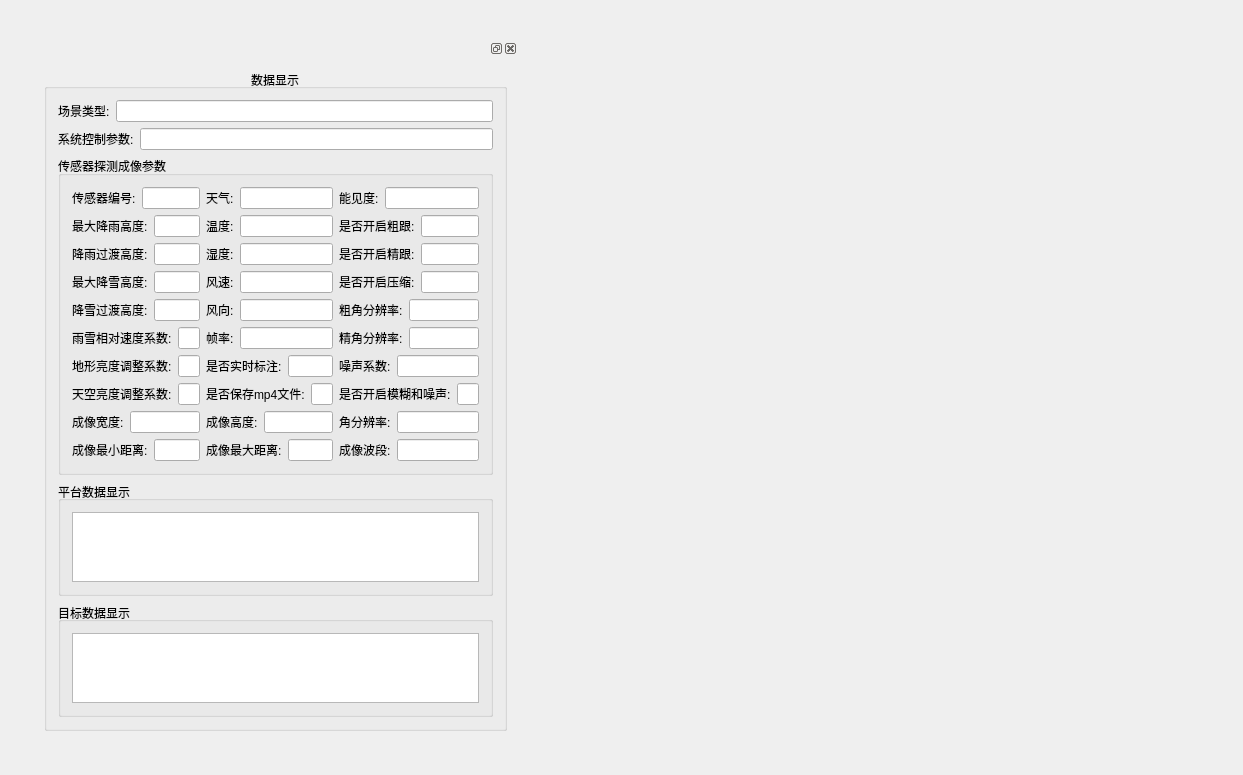
<?xml version="1.0" encoding="UTF-8"?>
<ui version="4.0">
 <class>HwaSim_IR_VideoDisplayClass</class>
 <widget class="QWidget" name="HwaSim_IR_VideoDisplayClass">
  <property name="geometry">
   <rect>
    <x>0</x>
    <y>0</y>
    <width>1243</width>
    <height>769</height>
   </rect>
  </property>
  <property name="windowTitle">
   <string>HwaSim_IR_VideoDisplay</string>
  </property>
  <property name="styleSheet">
   <string notr="true"/>
  </property>
  <layout class="QVBoxLayout" name="verticalLayout">
   <item>
    <widget class="QWidget" name="Wgt_videoDisplay" native="true">
     <layout class="QVBoxLayout" name="verticalLayout_2" stretch="1,25">
      <item>
       <widget class="QWidget" name="Wgt_title" native="true"/>
      </item>
      <item>
       <widget class="QWidget" name="Wgt_showVideo" native="true">
        <layout class="QHBoxLayout" name="horizontalLayout" stretch="2,5">
         <item>
          <widget class="QDockWidget" name="dockWidget_dataShow">
           <widget class="QWidget" name="dockWidgetContents">
            <layout class="QVBoxLayout" name="verticalLayout_3">
             <item>
              <widget class="QGroupBox" name="groupBox_dataShow">
               <property name="title">
                <string>数据显示</string>
               </property>
               <property name="alignment">
                <set>Qt::AlignCenter</set>
               </property>
               <layout class="QVBoxLayout" name="verticalLayout_4" stretch="1,1,4,1,3">
                <item>
                 <layout class="QHBoxLayout" name="horizontalLayout_2">
                  <item>
                   <widget class="QLabel" name="label">
                    <property name="sizePolicy">
                     <sizepolicy hsizetype="Preferred" vsizetype="Preferred">
                      <horstretch>0</horstretch>
                      <verstretch>0</verstretch>
                     </sizepolicy>
                    </property>
                    <property name="text">
                     <string>场景类型:</string>
                    </property>
                   </widget>
                  </item>
                  <item>
                   <widget class="QLineEdit" name="lineEdit_sceneType">
                    <property name="readOnly">
                     <bool>true</bool>
                    </property>
                   </widget>
                  </item>
                 </layout>
                </item>
                <item>
                 <layout class="QHBoxLayout" name="horizontalLayout_13">
                  <item>
                   <widget class="QLabel" name="label_8">
                    <property name="text">
                     <string>系统控制参数:</string>
                    </property>
                   </widget>
                  </item>
                  <item>
                   <widget class="QLineEdit" name="lineEdit_controlType">
                    <property name="readOnly">
                     <bool>true</bool>
                    </property>
                   </widget>
                  </item>
                 </layout>
                </item>
                <item>
                 <widget class="QGroupBox" name="groupBox_4">
                  <property name="title">
                   <string>传感器探测成像参数</string>
                  </property>
                  <layout class="QGridLayout" name="gridLayout_3">
                   <item row="5" column="2">
                    <layout class="QHBoxLayout" name="horizontalLayout_16">
                     <item>
                      <widget class="QLabel" name="label_15">
                       <property name="text">
                        <string>帧率:</string>
                       </property>
                      </widget>
                     </item>
                     <item>
                      <widget class="QLineEdit" name="lineEdit_videoFps"/>
                     </item>
                    </layout>
                   </item>
                   <item row="1" column="2">
                    <layout class="QHBoxLayout" name="horizontalLayout_7">
                     <item>
                      <widget class="QLabel" name="label_6">
                       <property name="text">
                        <string>温度:</string>
                       </property>
                      </widget>
                     </item>
                     <item>
                      <widget class="QLineEdit" name="lineEdit_envTemp"/>
                     </item>
                    </layout>
                   </item>
                   <item row="7" column="1">
                    <layout class="QHBoxLayout" name="horizontalLayout_12">
                     <item>
                      <widget class="QLabel" name="label_12">
                       <property name="text">
                        <string>天空亮度调整系数:</string>
                       </property>
                      </widget>
                     </item>
                     <item>
                      <widget class="QLineEdit" name="lineEdit_envRadScaleSky"/>
                     </item>
                    </layout>
                   </item>
                   <item row="4" column="3">
                    <layout class="QHBoxLayout" name="horizontalLayout_22">
                     <item>
                      <widget class="QLabel" name="label_21">
                       <property name="text">
                        <string>粗角分辨率:</string>
                       </property>
                      </widget>
                     </item>
                     <item>
                      <widget class="QLineEdit" name="lineEdit_coarseTrackResolution"/>
                     </item>
                    </layout>
                   </item>
                   <item row="9" column="1">
                    <layout class="QHBoxLayout" name="horizontalLayout_28">
                     <item>
                      <widget class="QLabel" name="label_27">
                       <property name="text">
                        <string>成像宽度:</string>
                       </property>
                      </widget>
                     </item>
                     <item>
                      <widget class="QLineEdit" name="lineEdit_trackerSensorWidth"/>
                     </item>
                    </layout>
                   </item>
                   <item row="3" column="2">
                    <layout class="QHBoxLayout" name="horizontalLayout_18">
                     <item>
                      <widget class="QLabel" name="label_17">
                       <property name="text">
                        <string>风速:</string>
                       </property>
                      </widget>
                     </item>
                     <item>
                      <widget class="QLineEdit" name="lineEdit_envWindV"/>
                     </item>
                    </layout>
                   </item>
                   <item row="10" column="1">
                    <layout class="QHBoxLayout" name="horizontalLayout_31">
                     <item>
                      <widget class="QLabel" name="label_30">
                       <property name="text">
                        <string>成像最小距离:</string>
                       </property>
                      </widget>
                     </item>
                     <item>
                      <widget class="QLineEdit" name="lineEdit_trackerSensorViewMin"/>
                     </item>
                    </layout>
                   </item>
                   <item row="7" column="2">
                    <layout class="QHBoxLayout" name="horizontalLayout_27">
                     <item>
                      <widget class="QLabel" name="label_26">
                       <property name="text">
                        <string>是否保存mp4文件:</string>
                       </property>
                      </widget>
                     </item>
                     <item>
                      <widget class="QLineEdit" name="lineEdit_saveMP4En"/>
                     </item>
                    </layout>
                   </item>
                   <item row="5" column="1">
                    <layout class="QHBoxLayout" name="horizontalLayout_9">
                     <item>
                      <widget class="QLabel" name="label_9">
                       <property name="text">
                        <string>雨雪相对速度系数:</string>
                       </property>
                      </widget>
                     </item>
                     <item>
                      <widget class="QLineEdit" name="lineEdit_envRainSnowSpeedScale"/>
                     </item>
                    </layout>
                   </item>
                   <item row="2" column="3">
                    <layout class="QHBoxLayout" name="horizontalLayout_20">
                     <item>
                      <widget class="QLabel" name="label_19">
                       <property name="text">
                        <string>是否开启精跟:</string>
                       </property>
                      </widget>
                     </item>
                     <item>
                      <widget class="QLineEdit" name="lineEdit_preciseTrackEn"/>
                     </item>
                    </layout>
                   </item>
                   <item row="1" column="3">
                    <layout class="QHBoxLayout" name="horizontalLayout_19">
                     <item>
                      <widget class="QLabel" name="label_18">
                       <property name="text">
                        <string>是否开启粗跟:</string>
                       </property>
                      </widget>
                     </item>
                     <item>
                      <widget class="QLineEdit" name="lineEdit_coarseTrackEn"/>
                     </item>
                    </layout>
                   </item>
                   <item row="3" column="3">
                    <layout class="QHBoxLayout" name="horizontalLayout_21">
                     <item>
                      <widget class="QLabel" name="label_20">
                       <property name="text">
                        <string>是否开启压缩:</string>
                       </property>
                      </widget>
                     </item>
                     <item>
                      <widget class="QLineEdit" name="lineEdit_h264En"/>
                     </item>
                    </layout>
                   </item>
                   <item row="4" column="2">
                    <layout class="QHBoxLayout" name="horizontalLayout_17">
                     <item>
                      <widget class="QLabel" name="label_16">
                       <property name="text">
                        <string>风向:</string>
                       </property>
                      </widget>
                     </item>
                     <item>
                      <widget class="QLineEdit" name="lineEdit_envWindDir"/>
                     </item>
                    </layout>
                   </item>
                   <item row="2" column="2">
                    <layout class="QHBoxLayout" name="horizontalLayout_11">
                     <item>
                      <widget class="QLabel" name="label_11">
                       <property name="text">
                        <string>湿度:</string>
                       </property>
                      </widget>
                     </item>
                     <item>
                      <widget class="QLineEdit" name="lineEdit_envHumidity"/>
                     </item>
                    </layout>
                   </item>
                   <item row="10" column="2">
                    <layout class="QHBoxLayout" name="horizontalLayout_32">
                     <item>
                      <widget class="QLabel" name="label_31">
                       <property name="text">
                        <string>成像最大距离:</string>
                       </property>
                      </widget>
                     </item>
                     <item>
                      <widget class="QLineEdit" name="lineEdit_trackerSensorViewMax"/>
                     </item>
                    </layout>
                   </item>
                   <item row="6" column="1">
                    <layout class="QHBoxLayout" name="horizontalLayout_10">
                     <item>
                      <widget class="QLabel" name="label_10">
                       <property name="text">
                        <string>地形亮度调整系数:</string>
                       </property>
                      </widget>
                     </item>
                     <item>
                      <widget class="QLineEdit" name="lineEdit_envRadScaleTerrain"/>
                     </item>
                    </layout>
                   </item>
                   <item row="9" column="2">
                    <layout class="QHBoxLayout" name="horizontalLayout_29">
                     <item>
                      <widget class="QLabel" name="label_28">
                       <property name="text">
                        <string>成像高度:</string>
                       </property>
                      </widget>
                     </item>
                     <item>
                      <widget class="QLineEdit" name="lineEdit_trackerSensorHeight"/>
                     </item>
                    </layout>
                   </item>
                   <item row="0" column="2">
                    <layout class="QHBoxLayout" name="horizontalLayout_8">
                     <item>
                      <widget class="QLabel" name="label_7">
                       <property name="text">
                        <string>天气:</string>
                       </property>
                      </widget>
                     </item>
                     <item>
                      <widget class="QLineEdit" name="lineEdit_envSky"/>
                     </item>
                    </layout>
                   </item>
                   <item row="0" column="1">
                    <layout class="QHBoxLayout" name="horizontalLayout_14">
                     <item>
                      <widget class="QLabel" name="label_13">
                       <property name="text">
                        <string>传感器编号:</string>
                       </property>
                      </widget>
                     </item>
                     <item>
                      <widget class="QLineEdit" name="lineEdit_sensorIndex"/>
                     </item>
                    </layout>
                   </item>
                   <item row="5" column="3">
                    <layout class="QHBoxLayout" name="horizontalLayout_23">
                     <item>
                      <widget class="QLabel" name="label_22">
                       <property name="text">
                        <string>精角分辨率:</string>
                       </property>
                      </widget>
                     </item>
                     <item>
                      <widget class="QLineEdit" name="lineEdit_preciseTrackResolution"/>
                     </item>
                    </layout>
                   </item>
                   <item row="0" column="3">
                    <layout class="QHBoxLayout" name="horizontalLayout_15">
                     <item>
                      <widget class="QLabel" name="label_14">
                       <property name="text">
                        <string>能见度:</string>
                       </property>
                      </widget>
                     </item>
                     <item>
                      <widget class="QLineEdit" name="lineEdit_envVisibility"/>
                     </item>
                    </layout>
                   </item>
                   <item row="1" column="1">
                    <layout class="QHBoxLayout" name="horizontalLayout_3">
                     <item>
                      <widget class="QLabel" name="label_2">
                       <property name="text">
                        <string>最大降雨高度:</string>
                       </property>
                      </widget>
                     </item>
                     <item>
                      <widget class="QLineEdit" name="lineEdit_envMaxHeightRain"/>
                     </item>
                    </layout>
                   </item>
                   <item row="3" column="1">
                    <layout class="QHBoxLayout" name="horizontalLayout_5">
                     <item>
                      <widget class="QLabel" name="label_4">
                       <property name="text">
                        <string>最大降雪高度:</string>
                       </property>
                      </widget>
                     </item>
                     <item>
                      <widget class="QLineEdit" name="lineEdit_envMaxHeightSnow"/>
                     </item>
                    </layout>
                   </item>
                   <item row="6" column="2">
                    <layout class="QHBoxLayout" name="horizontalLayout_26">
                     <item>
                      <widget class="QLabel" name="label_25">
                       <property name="text">
                        <string>是否实时标注:</string>
                       </property>
                      </widget>
                     </item>
                     <item>
                      <widget class="QLineEdit" name="lineEdit_realtimeAnnotation"/>
                     </item>
                    </layout>
                   </item>
                   <item row="4" column="1">
                    <layout class="QHBoxLayout" name="horizontalLayout_6">
                     <item>
                      <widget class="QLabel" name="label_5">
                       <property name="text">
                        <string>降雪过渡高度:</string>
                       </property>
                      </widget>
                     </item>
                     <item>
                      <widget class="QLineEdit" name="lineEdit_envTransHeightSnow"/>
                     </item>
                    </layout>
                   </item>
                   <item row="2" column="1">
                    <layout class="QHBoxLayout" name="horizontalLayout_4">
                     <item>
                      <widget class="QLabel" name="label_">
                       <property name="text">
                        <string>降雨过渡高度:</string>
                       </property>
                      </widget>
                     </item>
                     <item>
                      <widget class="QLineEdit" name="lineEdit_envTransHeightRain"/>
                     </item>
                    </layout>
                   </item>
                   <item row="10" column="3">
                    <layout class="QHBoxLayout" name="horizontalLayout_30">
                     <item>
                      <widget class="QLabel" name="label_29">
                       <property name="text">
                        <string>成像波段:</string>
                       </property>
                      </widget>
                     </item>
                     <item>
                      <widget class="QLineEdit" name="lineEdit_trackerSensorBand"/>
                     </item>
                    </layout>
                   </item>
                   <item row="9" column="3">
                    <layout class="QHBoxLayout" name="horizontalLayout_33">
                     <item>
                      <widget class="QLabel" name="label_32">
                       <property name="text">
                        <string>角分辨率:</string>
                       </property>
                      </widget>
                     </item>
                     <item>
                      <widget class="QLineEdit" name="lineEdit_trackerSensorPixelAngle"/>
                     </item>
                    </layout>
                   </item>
                   <item row="6" column="3">
                    <layout class="QHBoxLayout" name="horizontalLayout_25">
                     <item>
                      <widget class="QLabel" name="label_24">
                       <property name="text">
                        <string>噪声系数:</string>
                       </property>
                      </widget>
                     </item>
                     <item>
                      <widget class="QLineEdit" name="lineEdit_trackerSensorNoise"/>
                     </item>
                    </layout>
                   </item>
                   <item row="7" column="3">
                    <layout class="QHBoxLayout" name="horizontalLayout_24">
                     <item>
                      <widget class="QLabel" name="label_23">
                       <property name="text">
                        <string>是否开启模糊和噪声:</string>
                       </property>
                      </widget>
                     </item>
                     <item>
                      <widget class="QLineEdit" name="lineEdit_noiseEn"/>
                     </item>
                    </layout>
                   </item>
                  </layout>
                 </widget>
                </item>
                <item>
                 <widget class="QGroupBox" name="groupBox_platData">
                  <property name="title">
                   <string>平台数据显示</string>
                  </property>
                  <property name="alignment">
                   <set>Qt::AlignLeading|Qt::AlignLeft|Qt::AlignVCenter</set>
                  </property>
                  <property name="flat">
                   <bool>false</bool>
                  </property>
                  <layout class="QGridLayout" name="gridLayout">
                   <item row="0" column="0">
                    <widget class="QTableWidget" name="tableWidget_platData"/>
                   </item>
                  </layout>
                 </widget>
                </item>
                <item>
                 <widget class="QGroupBox" name="groupBox_targetData">
                  <property name="title">
                   <string>目标数据显示</string>
                  </property>
                  <property name="alignment">
                   <set>Qt::AlignLeading|Qt::AlignLeft|Qt::AlignVCenter</set>
                  </property>
                  <layout class="QGridLayout" name="gridLayout_2">
                   <item row="0" column="0">
                    <widget class="QTableWidget" name="tableWidget_targetData"/>
                   </item>
                  </layout>
                 </widget>
                </item>
               </layout>
              </widget>
             </item>
            </layout>
           </widget>
          </widget>
         </item>
         <item>
          <widget class="QWidget" name="widget_video" native="true">
           <widget class="QLabel" name="m_Label_Video">
            <property name="geometry">
             <rect>
              <x>290</x>
              <y>230</y>
              <width>221</width>
              <height>171</height>
             </rect>
            </property>
            <property name="styleSheet">
             <string notr="true"/>
            </property>
            <property name="text">
             <string/>
            </property>
           </widget>
          </widget>
         </item>
        </layout>
       </widget>
      </item>
     </layout>
    </widget>
   </item>
  </layout>
 </widget>
 <layoutdefault spacing="6" margin="11"/>
 <resources/>
 <connections/>
</ui>
